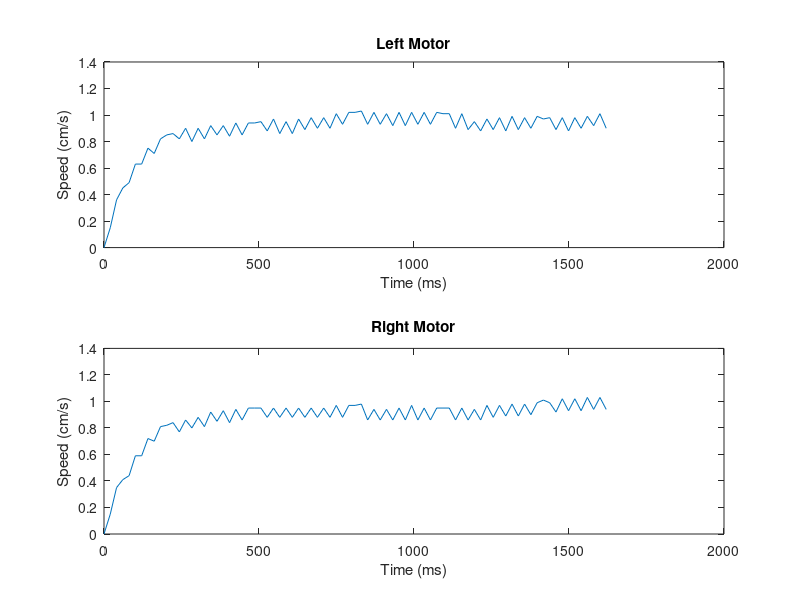

MATLAB code to generate this figure: (Note: this script raises an error after producing the figure.)
load('data/motorCalibration.mat')
t = linspace(0,81*20, 81);
leftM = A(:, 1);
rightM = A(:, 2);

subplot(2,1,1)
plot(t, leftM);
title('Left Motor')
xlabel('Time (ms)')
ylabel('Speed (cm/s)')

subplot(2,1,2)
plot(t, rightM);
title('Right Motor')
xlabel('Time (ms)')
ylabel('Speed (cm/s)')


motorFit(t, leftM');
motorFit(t, rightM')



function [fitresult, gof] = motorFit(t, wheel)

[xData, yData] = prepareCurveData( t, wheel );

% Set up fittype and options.
ft = fittype( 'exp2' );
opts = fitoptions( 'Method', 'NonlinearLeastSquares' );
opts.Display = 'Off';
opts.StartPoint = [1.38459033484506 -0.000226093526123982 -0.986964610236507 -0.00215883214747229];

% Fit model to data.
[fitresult, gof] = fit( xData, yData, ft, opts );

% Plot fit with data.
figure();
h = plot( fitresult, xData, yData );
legend( h, 'Measured', 'Fit', 'Location', 'NorthEast', 'Interpreter', 'none' );
% Label axes
xlabel('Time (ms)')
ylabel('Speed (cm/s)')
grid on
end
